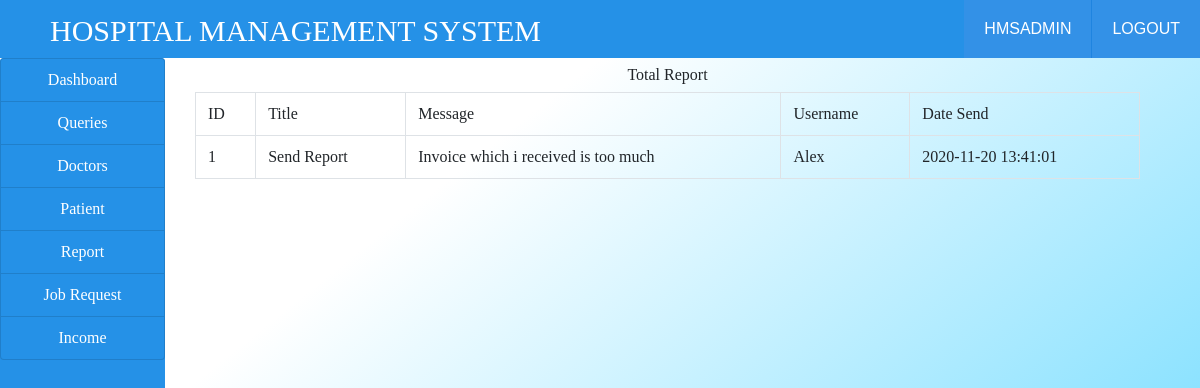
Page /report.php (signed in) on the committed database.
### tables this page shows
CREATE TABLE `report` (
  `id` int(100) NOT NULL,
  `title` varchar(100) NOT NULL,
  `message` varchar(100) NOT NULL,
  `username` varchar(100) NOT NULL,
  `date_send` varchar(100) NOT NULL
);

### report.php (the view, shortened to what this page needs)
<!DOCTYPE html>
<html>
<head>
</head>
<body>
	<?php
	include("link.php");
    include("ribbon.php");
    include("connection.php");
	?>
<div class="container-fluid" style= "background: linear-gradient(to bottom right, #ffffff 25%, #33ccff 100%);">
	<div class="col-md-12">
		<div class="row">
			<div class="col-md-2"  style="margin-left: -30px;">
				<?php
				include("sidenav.php");
				?>
			</div>
			<div class="col-md-10">
				<h5 class="text-center my-2">Total Report</h5>
				<?php
				$query = "SELECT * FROM report ";
				$res = mysqli_query($conn,$query);
				$output = "";
				$output .= "
				<table class='table table-bordered'>
				<tr>
				<td>ID</td>
				<td>Title</td>
				<td>Message</td>
				<td>Username</td>
				<td>Date Send</td>
				</tr>
				";
			   while($row=mysqli_fetch_array($res)) {
				$output .="
					<tr>
					  <td>".$row['id']."</td>
					  <td>".$row['title']."</td>
					  <td>".$row['message']."</td>
					  <td>".$row['username']."</td>
					  <td>".$row['date_send']."</td>
					  <a href='viewquery.php?id=".$row['id']."'>
	";
}
$output .="
  </tr>
  </table>
";
echo $output;
 				?>
			</div>
		</div>
	</div>
</div>
</body>
</html>

### css/style.css (style rules this page uses)
html,body,div,span,applet,object,iframe,h1,h2,h3,h4,h5,h6,p,blockquote,pre,a,abbr,acronym,address,big,cite,code,del,dfn,em,img,ins,kbd,q,s,samp,small,strike,strong,sub,sup,tt,var,b,u,i,dl,dt,dd,ol,nav ul,nav li,fieldset,form,label,legend,table,caption,tbody,tfoot,thead,tr,th,td,article,aside,canvas,details,embed,figure,figcaption,footer,header,hgroup,menu,nav,output,ruby,section,summary,time,mark,audio,video { margin:0;padding:0;border:0;font-size:100%;font:inherit;vertical-align:baseline; }
table { border-collapse:collapse;border-spacing:0; }
body { background:#F8FBFB; }

### rows in the picture
report: id "1", title "Send Report", message "Invoice which i received is too much", username "Alex", date_send "2020-11-20 13:41:01"

### other values in the picture
$user "HMSADMIN"
